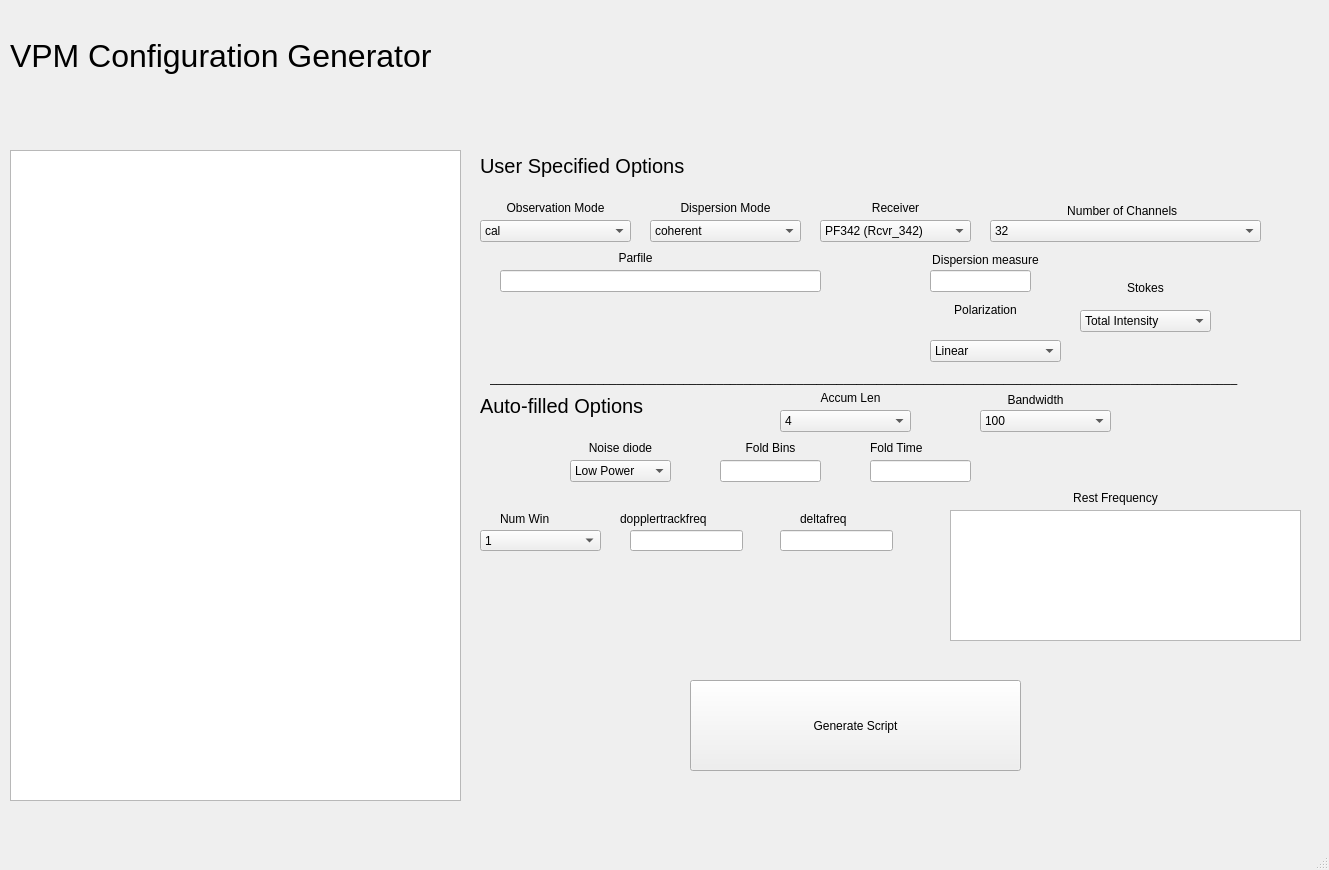
<?xml version="1.0" encoding="UTF-8"?>
<ui version="4.0">
 <class>MainWindow</class>
 <widget class="QMainWindow" name="MainWindow">
  <property name="geometry">
   <rect>
    <x>0</x>
    <y>0</y>
    <width>1329</width>
    <height>870</height>
   </rect>
  </property>
  <property name="windowTitle">
   <string>MainWindow</string>
  </property>
  <widget class="QWidget" name="centralwidget">
   <widget class="QTextBrowser" name="Display_Script">
    <property name="geometry">
     <rect>
      <x>10</x>
      <y>150</y>
      <width>451</width>
      <height>651</height>
     </rect>
    </property>
   </widget>
   <widget class="QLabel" name="label">
    <property name="geometry">
     <rect>
      <x>10</x>
      <y>10</y>
      <width>541</width>
      <height>91</height>
     </rect>
    </property>
    <property name="font">
     <font>
      <pointsize>24</pointsize>
     </font>
    </property>
    <property name="text">
     <string>VPM Configuration Generator </string>
    </property>
   </widget>
   <widget class="QComboBox" name="Dispersion_Mode">
    <property name="geometry">
     <rect>
      <x>650</x>
      <y>220</y>
      <width>151</width>
      <height>22</height>
     </rect>
    </property>
    <item>
     <property name="text">
      <string>coherent</string>
     </property>
    </item>
    <item>
     <property name="text">
      <string>incoherent</string>
     </property>
    </item>
    <item>
     <property name="text">
      <string/>
     </property>
    </item>
   </widget>
   <widget class="QLabel" name="label_2">
    <property name="geometry">
     <rect>
      <x>650</x>
      <y>200</y>
      <width>151</width>
      <height>16</height>
     </rect>
    </property>
    <property name="text">
     <string>Dispersion Mode</string>
    </property>
    <property name="alignment">
     <set>Qt::AlignCenter</set>
    </property>
   </widget>
   <widget class="QComboBox" name="Observation_Mode">
    <property name="geometry">
     <rect>
      <x>480</x>
      <y>220</y>
      <width>151</width>
      <height>22</height>
     </rect>
    </property>
    <item>
     <property name="text">
      <string>cal</string>
     </property>
    </item>
    <item>
     <property name="text">
      <string>fold</string>
     </property>
    </item>
    <item>
     <property name="text">
      <string>search</string>
     </property>
    </item>
   </widget>
   <widget class="QLabel" name="label_3">
    <property name="geometry">
     <rect>
      <x>480</x>
      <y>200</y>
      <width>151</width>
      <height>16</height>
     </rect>
    </property>
    <property name="text">
     <string>Observation Mode</string>
    </property>
    <property name="alignment">
     <set>Qt::AlignCenter</set>
    </property>
   </widget>
   <widget class="QLabel" name="label_4">
    <property name="geometry">
     <rect>
      <x>1080</x>
      <y>280</y>
      <width>131</width>
      <height>16</height>
     </rect>
    </property>
    <property name="text">
     <string>Stokes</string>
    </property>
    <property name="alignment">
     <set>Qt::AlignCenter</set>
    </property>
   </widget>
   <widget class="QComboBox" name="Polarization_Products">
    <property name="geometry">
     <rect>
      <x>1080</x>
      <y>310</y>
      <width>131</width>
      <height>22</height>
     </rect>
    </property>
    <item>
     <property name="text">
      <string>Total Intensity</string>
     </property>
    </item>
    <item>
     <property name="text">
      <string>Full Stokes</string>
     </property>
    </item>
   </widget>
   <widget class="QLabel" name="label_5">
    <property name="geometry">
     <rect>
      <x>570</x>
      <y>440</y>
      <width>101</width>
      <height>16</height>
     </rect>
    </property>
    <property name="text">
     <string>Noise diode</string>
    </property>
    <property name="alignment">
     <set>Qt::AlignCenter</set>
    </property>
   </widget>
   <widget class="QComboBox" name="Noise_Diode_State">
    <property name="geometry">
     <rect>
      <x>570</x>
      <y>460</y>
      <width>101</width>
      <height>22</height>
     </rect>
    </property>
    <item>
     <property name="text">
      <string>Low Power</string>
     </property>
    </item>
    <item>
     <property name="text">
      <string>High Power</string>
     </property>
    </item>
    <item>
     <property name="text">
      <string>Off</string>
     </property>
    </item>
   </widget>
   <widget class="QLabel" name="label_6">
    <property name="geometry">
     <rect>
      <x>820</x>
      <y>200</y>
      <width>151</width>
      <height>16</height>
     </rect>
    </property>
    <property name="text">
     <string>Receiver</string>
    </property>
    <property name="alignment">
     <set>Qt::AlignCenter</set>
    </property>
   </widget>
   <widget class="QComboBox" name="Receiver_Names">
    <property name="geometry">
     <rect>
      <x>820</x>
      <y>220</y>
      <width>151</width>
      <height>22</height>
     </rect>
    </property>
    <item>
     <property name="text">
      <string>PF342 (Rcvr_342)</string>
     </property>
    </item>
    <item>
     <property name="text">
      <string>PF800 (Rcvr_800)</string>
     </property>
    </item>
    <item>
     <property name="text">
      <string>L-Band (Rcvr1_2)</string>
     </property>
    </item>
    <item>
     <property name="text">
      <string>UWBR (Rcvr_2500)</string>
     </property>
    </item>
    <item>
     <property name="text">
      <string>S-Band (Rcvr2_3)</string>
     </property>
    </item>
    <item>
     <property name="text">
      <string>C-Band (Rcvr4_6)</string>
     </property>
    </item>
    <item>
     <property name="text">
      <string>X-Band (Rcvr8_10)</string>
     </property>
    </item>
   </widget>
   <widget class="QLabel" name="label_7">
    <property name="geometry">
     <rect>
      <x>990</x>
      <y>200</y>
      <width>271</width>
      <height>21</height>
     </rect>
    </property>
    <property name="text">
     <string>Number of Channels  </string>
    </property>
    <property name="alignment">
     <set>Qt::AlignCenter</set>
    </property>
   </widget>
   <widget class="QLabel" name="label_8">
    <property name="geometry">
     <rect>
      <x>970</x>
      <y>390</y>
      <width>131</width>
      <height>20</height>
     </rect>
    </property>
    <property name="text">
     <string>Bandwidth</string>
    </property>
    <property name="alignment">
     <set>Qt::AlignCenter</set>
    </property>
   </widget>
   <widget class="QLabel" name="label_10">
    <property name="geometry">
     <rect>
      <x>500</x>
      <y>250</y>
      <width>271</width>
      <height>16</height>
     </rect>
    </property>
    <property name="text">
     <string>Parfile</string>
    </property>
    <property name="alignment">
     <set>Qt::AlignCenter</set>
    </property>
   </widget>
   <widget class="QLineEdit" name="Parfile">
    <property name="geometry">
     <rect>
      <x>500</x>
      <y>270</y>
      <width>321</width>
      <height>22</height>
     </rect>
    </property>
   </widget>
   <widget class="QLabel" name="label_11">
    <property name="geometry">
     <rect>
      <x>800</x>
      <y>390</y>
      <width>111</width>
      <height>16</height>
     </rect>
    </property>
    <property name="text">
     <string/>
    </property>
   </widget>
   <widget class="QLabel" name="label_12">
    <property name="geometry">
     <rect>
      <x>780</x>
      <y>390</y>
      <width>141</width>
      <height>16</height>
     </rect>
    </property>
    <property name="text">
     <string>Accum Len</string>
    </property>
    <property name="alignment">
     <set>Qt::AlignCenter</set>
    </property>
   </widget>
   <widget class="QLabel" name="label_14">
    <property name="geometry">
     <rect>
      <x>720</x>
      <y>440</y>
      <width>101</width>
      <height>16</height>
     </rect>
    </property>
    <property name="text">
     <string>Fold Bins</string>
    </property>
    <property name="alignment">
     <set>Qt::AlignCenter</set>
    </property>
   </widget>
   <widget class="QLineEdit" name="Fold_Bins">
    <property name="geometry">
     <rect>
      <x>720</x>
      <y>460</y>
      <width>101</width>
      <height>22</height>
     </rect>
    </property>
   </widget>
   <widget class="QLabel" name="label_15">
    <property name="geometry">
     <rect>
      <x>870</x>
      <y>440</y>
      <width>101</width>
      <height>16</height>
     </rect>
    </property>
    <property name="text">
     <string>Fold Time</string>
    </property>
   </widget>
   <widget class="QLineEdit" name="Fold_Time">
    <property name="geometry">
     <rect>
      <x>870</x>
      <y>460</y>
      <width>101</width>
      <height>22</height>
     </rect>
    </property>
   </widget>
   <widget class="QPushButton" name="Create_Script">
    <property name="geometry">
     <rect>
      <x>690</x>
      <y>680</y>
      <width>331</width>
      <height>91</height>
     </rect>
    </property>
    <property name="text">
     <string>Generate Script</string>
    </property>
   </widget>
   <widget class="QComboBox" name="Accum_Len">
    <property name="geometry">
     <rect>
      <x>780</x>
      <y>410</y>
      <width>131</width>
      <height>22</height>
     </rect>
    </property>
    <item>
     <property name="text">
      <string>4</string>
     </property>
    </item>
    <item>
     <property name="text">
      <string>8</string>
     </property>
    </item>
    <item>
     <property name="text">
      <string>16</string>
     </property>
    </item>
    <item>
     <property name="text">
      <string>32</string>
     </property>
    </item>
    <item>
     <property name="text">
      <string>64</string>
     </property>
    </item>
    <item>
     <property name="text">
      <string>128</string>
     </property>
    </item>
    <item>
     <property name="text">
      <string>256</string>
     </property>
    </item>
    <item>
     <property name="text">
      <string>512</string>
     </property>
    </item>
    <item>
     <property name="text">
      <string>1024</string>
     </property>
    </item>
   </widget>
   <widget class="QComboBox" name="Band_Width">
    <property name="geometry">
     <rect>
      <x>980</x>
      <y>410</y>
      <width>131</width>
      <height>22</height>
     </rect>
    </property>
    <item>
     <property name="text">
      <string>100</string>
     </property>
    </item>
    <item>
     <property name="text">
      <string>200</string>
     </property>
    </item>
    <item>
     <property name="text">
      <string>800</string>
     </property>
    </item>
    <item>
     <property name="text">
      <string>1500</string>
     </property>
    </item>
   </widget>
   <widget class="QComboBox" name="Nchan">
    <property name="geometry">
     <rect>
      <x>990</x>
      <y>220</y>
      <width>271</width>
      <height>22</height>
     </rect>
    </property>
    <item>
     <property name="text">
      <string>32</string>
     </property>
    </item>
    <item>
     <property name="text">
      <string>64</string>
     </property>
    </item>
    <item>
     <property name="text">
      <string>128</string>
     </property>
    </item>
    <item>
     <property name="text">
      <string>256</string>
     </property>
    </item>
    <item>
     <property name="text">
      <string>512</string>
     </property>
    </item>
    <item>
     <property name="text">
      <string>1024</string>
     </property>
    </item>
    <item>
     <property name="text">
      <string>2048</string>
     </property>
    </item>
    <item>
     <property name="text">
      <string>4096</string>
     </property>
    </item>
    <item>
     <property name="text">
      <string>8192</string>
     </property>
    </item>
   </widget>
   <widget class="QLabel" name="label_16">
    <property name="geometry">
     <rect>
      <x>1060</x>
      <y>490</y>
      <width>111</width>
      <height>16</height>
     </rect>
    </property>
    <property name="text">
     <string>Rest Frequency</string>
    </property>
    <property name="alignment">
     <set>Qt::AlignCenter</set>
    </property>
   </widget>
   <widget class="QLabel" name="label_18">
    <property name="geometry">
     <rect>
      <x>920</x>
      <y>300</y>
      <width>131</width>
      <height>20</height>
     </rect>
    </property>
    <property name="text">
     <string>Polarization</string>
    </property>
    <property name="alignment">
     <set>Qt::AlignCenter</set>
    </property>
   </widget>
   <widget class="QComboBox" name="Polarization">
    <property name="geometry">
     <rect>
      <x>930</x>
      <y>340</y>
      <width>131</width>
      <height>22</height>
     </rect>
    </property>
    <item>
     <property name="text">
      <string>Linear</string>
     </property>
    </item>
    <item>
     <property name="text">
      <string>Circular</string>
     </property>
    </item>
   </widget>
   <widget class="QLabel" name="label_9">
    <property name="geometry">
     <rect>
      <x>490</x>
      <y>370</y>
      <width>791</width>
      <height>16</height>
     </rect>
    </property>
    <property name="text">
     <string>________________________________________________________________________________________________________________</string>
    </property>
   </widget>
   <widget class="QLabel" name="label_17">
    <property name="geometry">
     <rect>
      <x>480</x>
      <y>150</y>
      <width>281</width>
      <height>31</height>
     </rect>
    </property>
    <property name="font">
     <font>
      <pointsize>15</pointsize>
     </font>
    </property>
    <property name="text">
     <string>User Specified Options</string>
    </property>
   </widget>
   <widget class="QLabel" name="label_19">
    <property name="geometry">
     <rect>
      <x>500</x>
      <y>310</y>
      <width>311</width>
      <height>16</height>
     </rect>
    </property>
    <property name="text">
     <string/>
    </property>
   </widget>
   <widget class="QLabel" name="label_20">
    <property name="geometry">
     <rect>
      <x>850</x>
      <y>250</y>
      <width>271</width>
      <height>20</height>
     </rect>
    </property>
    <property name="text">
     <string>Dispersion measure</string>
    </property>
    <property name="alignment">
     <set>Qt::AlignCenter</set>
    </property>
   </widget>
   <widget class="QLineEdit" name="Dispersion_Measure">
    <property name="geometry">
     <rect>
      <x>930</x>
      <y>270</y>
      <width>101</width>
      <height>22</height>
     </rect>
    </property>
   </widget>
   <widget class="QComboBox" name="Num_Win">
    <property name="geometry">
     <rect>
      <x>480</x>
      <y>530</y>
      <width>121</width>
      <height>21</height>
     </rect>
    </property>
    <item>
     <property name="text">
      <string>1</string>
     </property>
    </item>
    <item>
     <property name="text">
      <string>2</string>
     </property>
    </item>
    <item>
     <property name="text">
      <string>3</string>
     </property>
    </item>
    <item>
     <property name="text">
      <string>4</string>
     </property>
    </item>
   </widget>
   <widget class="QLabel" name="label_13">
    <property name="geometry">
     <rect>
      <x>500</x>
      <y>510</y>
      <width>62</width>
      <height>17</height>
     </rect>
    </property>
    <property name="text">
     <string>Num Win</string>
    </property>
   </widget>
   <widget class="QLineEdit" name="DopplerTrackFreq">
    <property name="geometry">
     <rect>
      <x>630</x>
      <y>530</y>
      <width>113</width>
      <height>21</height>
     </rect>
    </property>
   </widget>
   <widget class="QLabel" name="label_21">
    <property name="geometry">
     <rect>
      <x>620</x>
      <y>510</y>
      <width>141</width>
      <height>17</height>
     </rect>
    </property>
    <property name="text">
     <string>dopplertrackfreq</string>
    </property>
   </widget>
   <widget class="QLabel" name="label_22">
    <property name="geometry">
     <rect>
      <x>800</x>
      <y>510</y>
      <width>62</width>
      <height>17</height>
     </rect>
    </property>
    <property name="text">
     <string>deltafreq</string>
    </property>
   </widget>
   <widget class="QLineEdit" name="DeltaFreq">
    <property name="geometry">
     <rect>
      <x>780</x>
      <y>530</y>
      <width>113</width>
      <height>21</height>
     </rect>
    </property>
   </widget>
   <widget class="QTextEdit" name="RestFrequency">
    <property name="geometry">
     <rect>
      <x>950</x>
      <y>510</y>
      <width>351</width>
      <height>131</height>
     </rect>
    </property>
   </widget>
   <widget class="QLabel" name="label_23">
    <property name="geometry">
     <rect>
      <x>480</x>
      <y>390</y>
      <width>281</width>
      <height>31</height>
     </rect>
    </property>
    <property name="font">
     <font>
      <pointsize>15</pointsize>
     </font>
    </property>
    <property name="text">
     <string>Auto-filled Options</string>
    </property>
   </widget>
  </widget>
  <widget class="QMenuBar" name="menubar">
   <property name="geometry">
    <rect>
     <x>0</x>
     <y>0</y>
     <width>1329</width>
     <height>22</height>
    </rect>
   </property>
  </widget>
  <widget class="QStatusBar" name="statusbar"/>
 </widget>
 <resources/>
 <connections/>
</ui>
